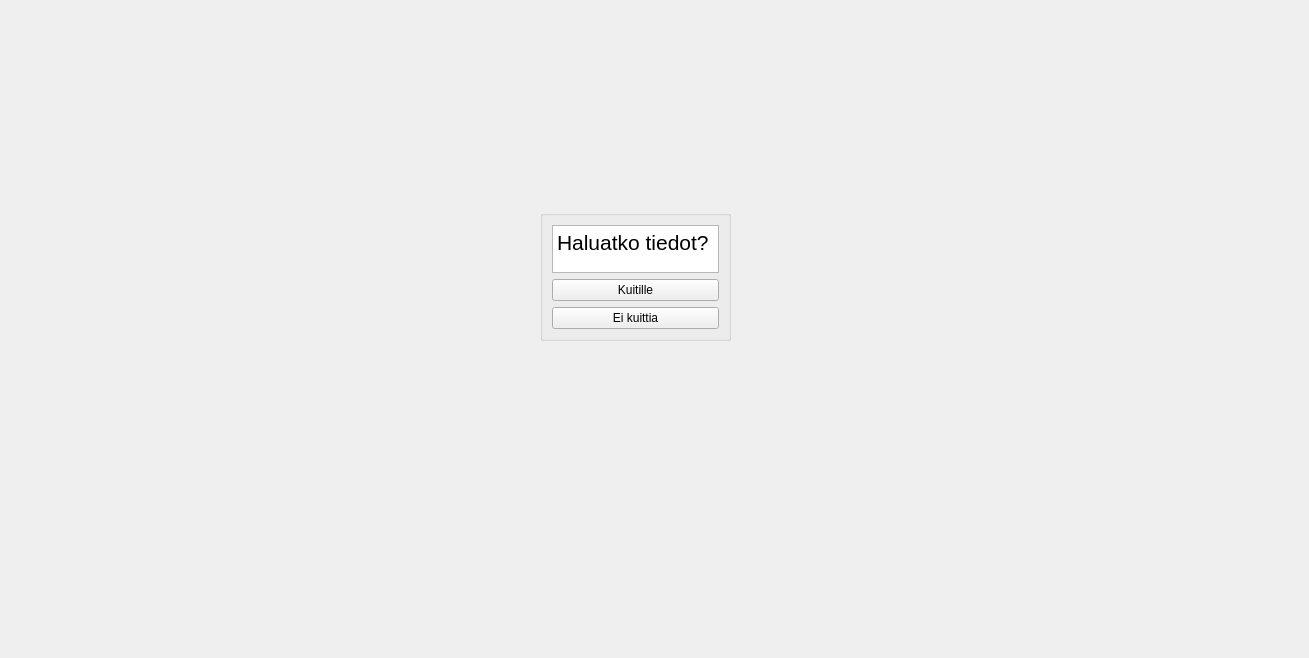
<?xml version="1.0" encoding="UTF-8"?>
<ui version="4.0">
 <class>Lopetus</class>
 <widget class="QWidget" name="Lopetus">
  <property name="geometry">
   <rect>
    <x>0</x>
    <y>0</y>
    <width>1309</width>
    <height>658</height>
   </rect>
  </property>
  <property name="windowTitle">
   <string>Form</string>
  </property>
  <widget class="QGroupBox" name="groupBox">
   <property name="geometry">
    <rect>
     <x>540</x>
     <y>210</y>
     <width>191</width>
     <height>131</height>
    </rect>
   </property>
   <property name="title">
    <string/>
   </property>
   <layout class="QVBoxLayout" name="verticalLayout">
    <item>
     <widget class="QTextEdit" name="textEdit">
      <property name="html">
       <string>&lt;!DOCTYPE HTML PUBLIC &quot;-//W3C//DTD HTML 4.0//EN&quot; &quot;http://www.w3.org/TR/REC-html40/strict.dtd&quot;&gt;
&lt;html&gt;&lt;head&gt;&lt;meta name=&quot;qrichtext&quot; content=&quot;1&quot; /&gt;&lt;style type=&quot;text/css&quot;&gt;
p, li { white-space: pre-wrap; }
&lt;/style&gt;&lt;/head&gt;&lt;body style=&quot; font-family:'MS Shell Dlg 2'; font-size:8.25pt; font-weight:400; font-style:normal;&quot;&gt;
&lt;p style=&quot; margin-top:0px; margin-bottom:0px; margin-left:0px; margin-right:0px; -qt-block-indent:0; text-indent:0px;&quot;&gt;&lt;span style=&quot; font-size:16pt;&quot;&gt;Haluatko tiedot?&lt;/span&gt;&lt;/p&gt;&lt;/body&gt;&lt;/html&gt;</string>
      </property>
     </widget>
    </item>
    <item>
     <widget class="QPushButton" name="pushButton_2">
      <property name="text">
       <string>Kuitille</string>
      </property>
     </widget>
    </item>
    <item>
     <widget class="QPushButton" name="pushButton">
      <property name="text">
       <string>Ei kuittia</string>
      </property>
     </widget>
    </item>
   </layout>
  </widget>
 </widget>
 <resources/>
 <connections/>
</ui>
